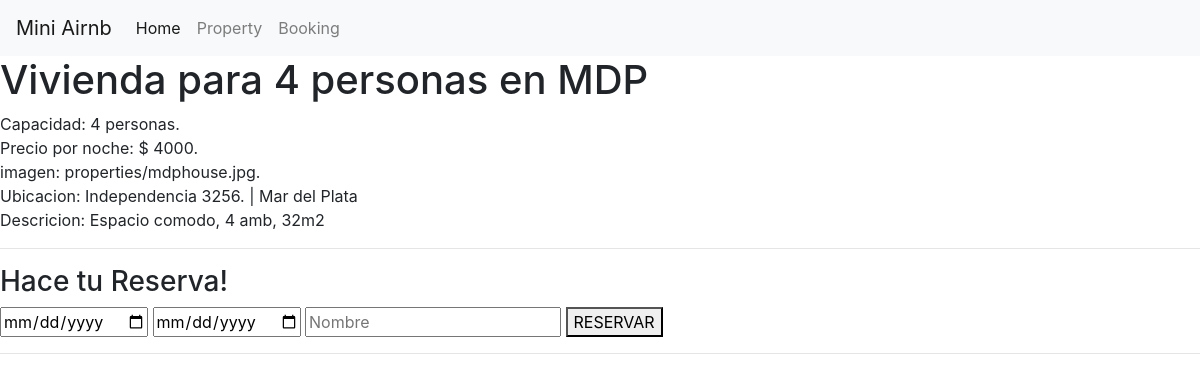
Page /property/2 on the committed database.
### app/models.py (models this page shows, shortened)
class Property(models.Model):
    max_pax = models.IntegerField()
    price = models.IntegerField()
    city = models.ForeignKey(City, on_delete=models.CASCADE)
    title = models.CharField(max_length=50)
    image = models.ImageField(upload_to="properties", null=True)
    address = models.CharField(max_length=50)
    description = models.CharField(max_length=100)

class City(models.Model):
    name = models.CharField(max_length=50)
    def __str__(self):
        return self.name

### app/views.py (the view, shortened to what this page needs)
# urls.py: path('property/<int:property_id>', views.property, name='property'),
def property(request, property_id):
    prop = Property.objects.get(id=property_id)
    bookings = Booking.objects.all()
    checker = False
    guest = None
    context = {
        'property': prop,
        'checker': checker,
        'guest': guest,
    }
    return render(request, 'app/property.html', context)

### app/templates/app/property.html (shortened to what this page needs)
{% extends "app/base.html" %} {% block content %}
<h1>{{ property.title }}</h1>
Capacidad: {{ property.max_pax }} personas.<br />
Precio por noche: $ {{ property.price }}.<br />
imagen: {{ property.image }}.<br />
Ubicacion: {{ property.address }}. | {{ property.city }}<br />
Descricion: {{ property.description }}<br />
<hr />
<h3>Hace tu Reserva!</h3>
<form action="" method="POST">
  <input type="date" name="start_date" />
  <input type="date" name="end_date" />
  <input type="text" name="guest" placeholder="Nombre" />
  <button type="submit">RESERVAR</button>
</form>
<hr />
 {% endblock %}

### rows in the picture
Property: title "Vivienda para 4 personas en MDP", max_pax "4", price "4000", image "properties/mdphouse.jpg", address "Independencia 3256", city "Mar del Plata", description "Espacio comodo, 4 amb, 32m2"
